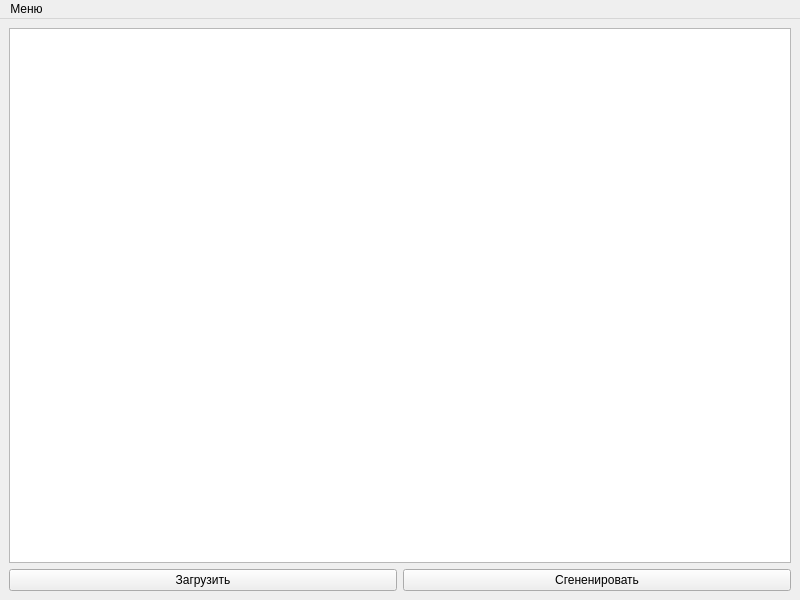
<?xml version="1.0" encoding="UTF-8"?>
<ui version="4.0">
 <class>MainWindow</class>
 <widget class="QMainWindow" name="MainWindow">
  <property name="geometry">
   <rect>
    <x>0</x>
    <y>0</y>
    <width>800</width>
    <height>600</height>
   </rect>
  </property>
  <property name="windowTitle">
   <string>Word Generator</string>
  </property>
  <widget class="QWidget" name="centralwidget">
   <layout class="QVBoxLayout" name="verticalLayout">
    <item>
     <widget class="QTableView" name="fisrtStageTable"/>
    </item>
    <item>
     <layout class="QHBoxLayout" name="horizontalLayout">
      <item>
       <widget class="QPushButton" name="uploadBtn">
        <property name="text">
         <string>Загрузить</string>
        </property>
       </widget>
      </item>
      <item>
       <widget class="QPushButton" name="createBtn">
        <property name="text">
         <string>Сгененировать</string>
        </property>
       </widget>
      </item>
     </layout>
    </item>
   </layout>
  </widget>
  <widget class="QMenuBar" name="menubar">
   <property name="geometry">
    <rect>
     <x>0</x>
     <y>0</y>
     <width>800</width>
     <height>22</height>
    </rect>
   </property>
   <widget class="QMenu" name="menu">
    <property name="title">
     <string>Меню</string>
    </property>
    <addaction name="uploadToExcel"/>
   </widget>
   <addaction name="menu"/>
  </widget>
  <action name="uploadToExcel">
   <property name="text">
    <string>Выгрузить в excel</string>
   </property>
  </action>
 </widget>
 <resources/>
 <connections/>
</ui>
